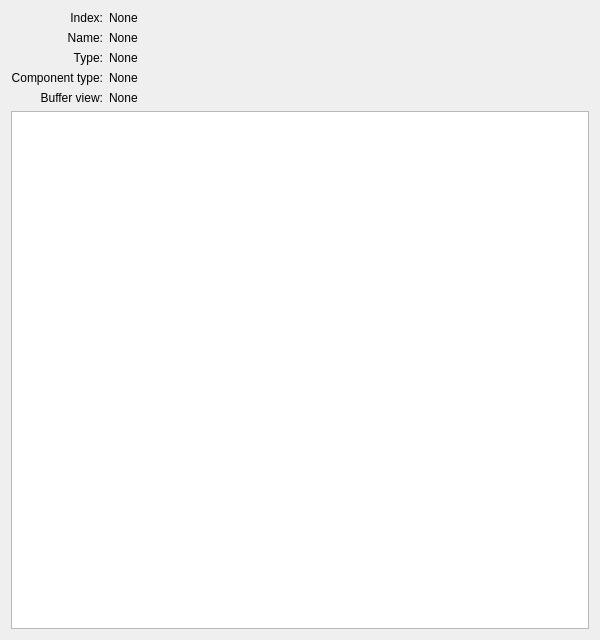
<?xml version="1.0" encoding="UTF-8"?>
<ui version="4.0">
 <class>PageAccessor</class>
 <widget class="QWidget" name="PageAccessor">
  <property name="geometry">
   <rect>
    <x>0</x>
    <y>0</y>
    <width>600</width>
    <height>640</height>
   </rect>
  </property>
  <property name="windowTitle">
   <string>Form</string>
  </property>
  <layout class="QGridLayout" name="gridLayout">
   <item row="0" column="0">
    <widget class="QLabel" name="indexLabel">
     <property name="text">
      <string>Index:</string>
     </property>
     <property name="alignment">
      <set>Qt::AlignRight|Qt::AlignTrailing|Qt::AlignVCenter</set>
     </property>
    </widget>
   </item>
   <item row="0" column="1">
    <widget class="QLabel" name="index">
     <property name="text">
      <string>None</string>
     </property>
    </widget>
   </item>
   <item row="1" column="0">
    <widget class="QLabel" name="nameLabel">
     <property name="text">
      <string>Name:</string>
     </property>
     <property name="alignment">
      <set>Qt::AlignRight|Qt::AlignTrailing|Qt::AlignVCenter</set>
     </property>
    </widget>
   </item>
   <item row="1" column="1">
    <widget class="QLabel" name="name">
     <property name="sizePolicy">
      <sizepolicy hsizetype="Expanding" vsizetype="Minimum">
       <horstretch>0</horstretch>
       <verstretch>0</verstretch>
      </sizepolicy>
     </property>
     <property name="text">
      <string>None</string>
     </property>
     <property name="wordWrap">
      <bool>true</bool>
     </property>
    </widget>
   </item>
   <item row="2" column="0">
    <widget class="QLabel" name="typeLabel">
     <property name="sizePolicy">
      <sizepolicy hsizetype="Minimum" vsizetype="Preferred">
       <horstretch>0</horstretch>
       <verstretch>0</verstretch>
      </sizepolicy>
     </property>
     <property name="text">
      <string>Type:</string>
     </property>
     <property name="alignment">
      <set>Qt::AlignRight|Qt::AlignTrailing|Qt::AlignVCenter</set>
     </property>
    </widget>
   </item>
   <item row="2" column="1">
    <widget class="QLabel" name="type">
     <property name="sizePolicy">
      <sizepolicy hsizetype="Preferred" vsizetype="Preferred">
       <horstretch>1</horstretch>
       <verstretch>0</verstretch>
      </sizepolicy>
     </property>
     <property name="text">
      <string>None</string>
     </property>
    </widget>
   </item>
   <item row="3" column="0">
    <widget class="QLabel" name="componentTypeLabel">
     <property name="sizePolicy">
      <sizepolicy hsizetype="Minimum" vsizetype="Preferred">
       <horstretch>0</horstretch>
       <verstretch>0</verstretch>
      </sizepolicy>
     </property>
     <property name="text">
      <string>Component type:</string>
     </property>
     <property name="alignment">
      <set>Qt::AlignRight|Qt::AlignTrailing|Qt::AlignVCenter</set>
     </property>
    </widget>
   </item>
   <item row="3" column="1">
    <widget class="QLabel" name="componentType">
     <property name="sizePolicy">
      <sizepolicy hsizetype="Preferred" vsizetype="Preferred">
       <horstretch>1</horstretch>
       <verstretch>0</verstretch>
      </sizepolicy>
     </property>
     <property name="text">
      <string>None</string>
     </property>
    </widget>
   </item>
   <item row="4" column="0">
    <widget class="QLabel" name="bufferViewLabel">
     <property name="sizePolicy">
      <sizepolicy hsizetype="Minimum" vsizetype="Preferred">
       <horstretch>0</horstretch>
       <verstretch>0</verstretch>
      </sizepolicy>
     </property>
     <property name="text">
      <string>Buffer view:</string>
     </property>
     <property name="alignment">
      <set>Qt::AlignRight|Qt::AlignTrailing|Qt::AlignVCenter</set>
     </property>
    </widget>
   </item>
   <item row="4" column="1">
    <widget class="QLabel" name="bufferView">
     <property name="sizePolicy">
      <sizepolicy hsizetype="Preferred" vsizetype="Preferred">
       <horstretch>1</horstretch>
       <verstretch>0</verstretch>
      </sizepolicy>
     </property>
     <property name="text">
      <string>None</string>
     </property>
    </widget>
   </item>
   <item row="5" column="0" colspan="2">
    <widget class="QTableWidget" name="data">
     <property name="selectionBehavior">
      <enum>QAbstractItemView::SelectItems</enum>
     </property>
    </widget>
   </item>
  </layout>
 </widget>
 <resources/>
 <connections/>
</ui>
